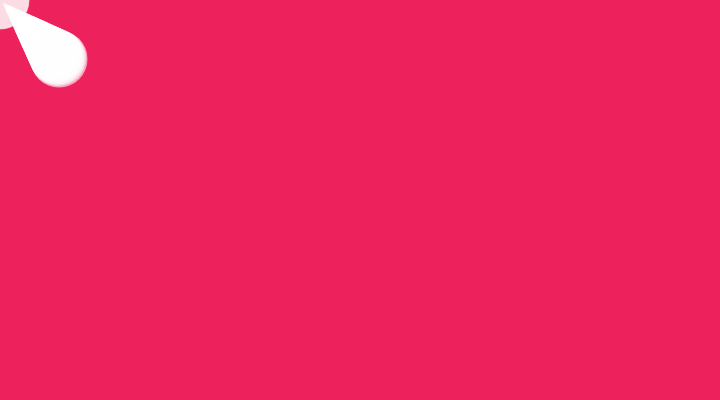
Frame 1 (no input)
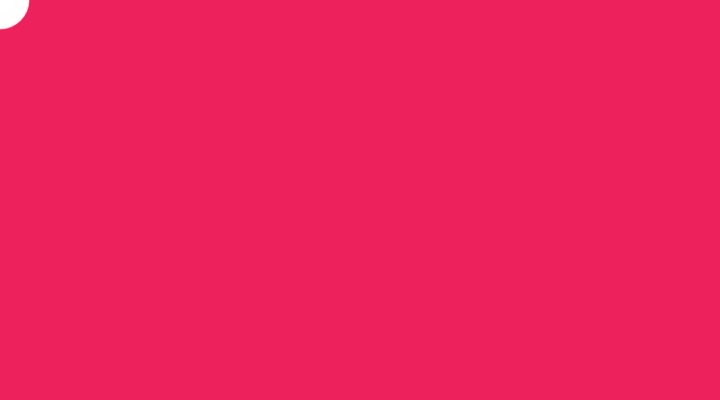
Frame 60 (no input)
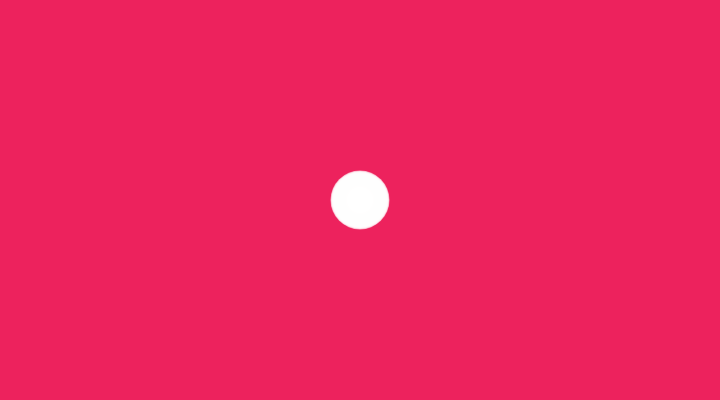
Frame 120 (the mouse pressed at the canvas centre since frame 60)

The p5.js sketch that drew these frames (run headless with seeded random() and noise() and a simulated clock; from frame 60 on, the mouse is pressed at the canvas centre):

// p5.js sketch
// ── sketch.js
let num = 60;
let mx = [];
let my = [];

function setup() {
  createCanvas(720, 400);
  noStroke();
  fill(255, 153);
  for (let i = 0; i < num; i++) {
    mx.push(i);
    my.push(i);
  }
}

function draw() {
  background(237, 34, 93);

  // Cycle through the array, using a different entry on each frame.
  // Using modulo (%) like this is faster than moving all the values over.
  let which = frameCount % num;
  mx[which] = mouseX;
  my[which] = mouseY;

  for (let i = 0; i < num; i++) {
    // which+1 is the smallest (the oldest in the array)
    let index = (which + 1 + i) % num;
    ellipse(mx[index], my[index], i, i);
  }
}
